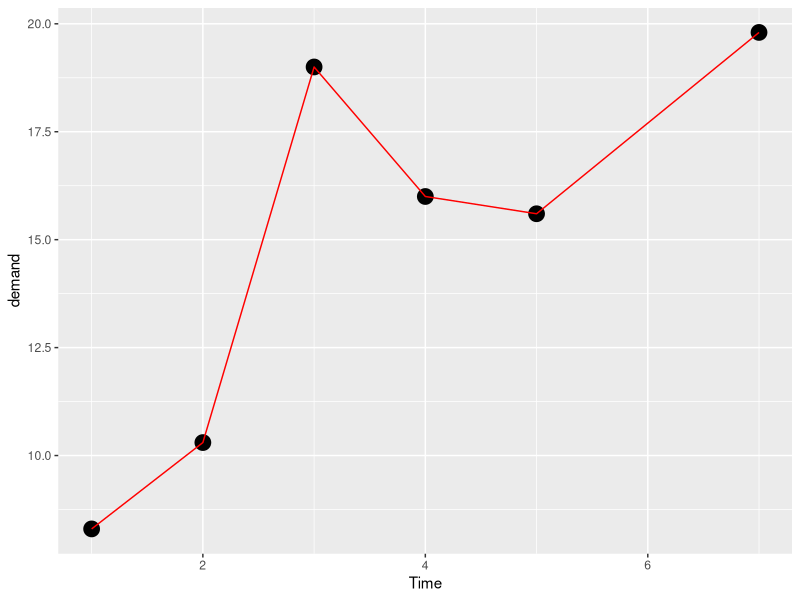
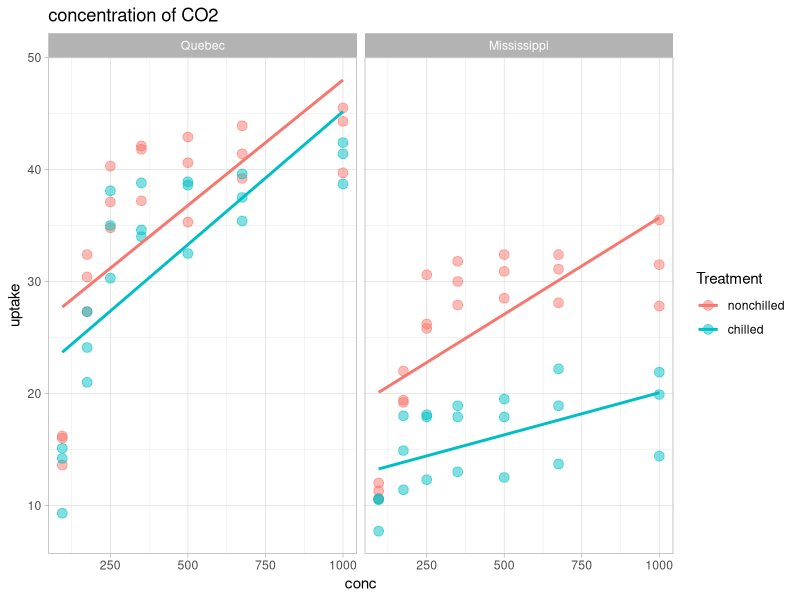
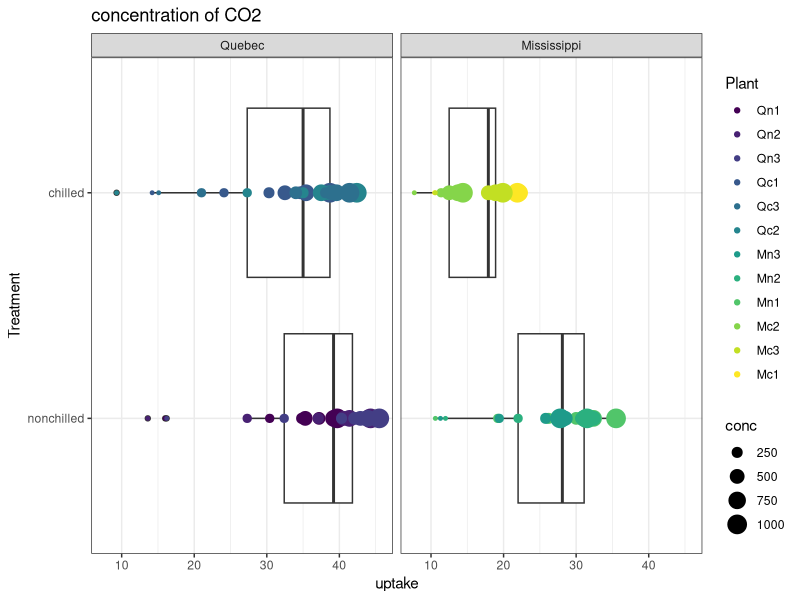
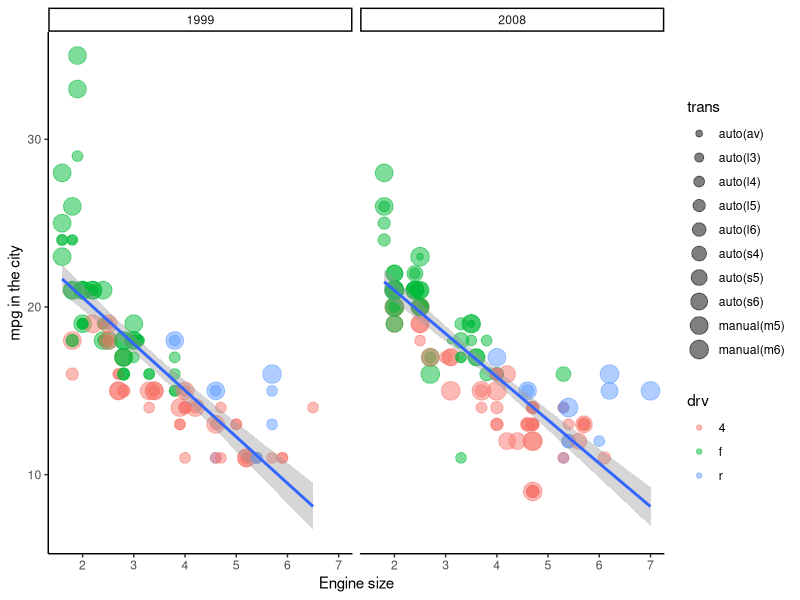
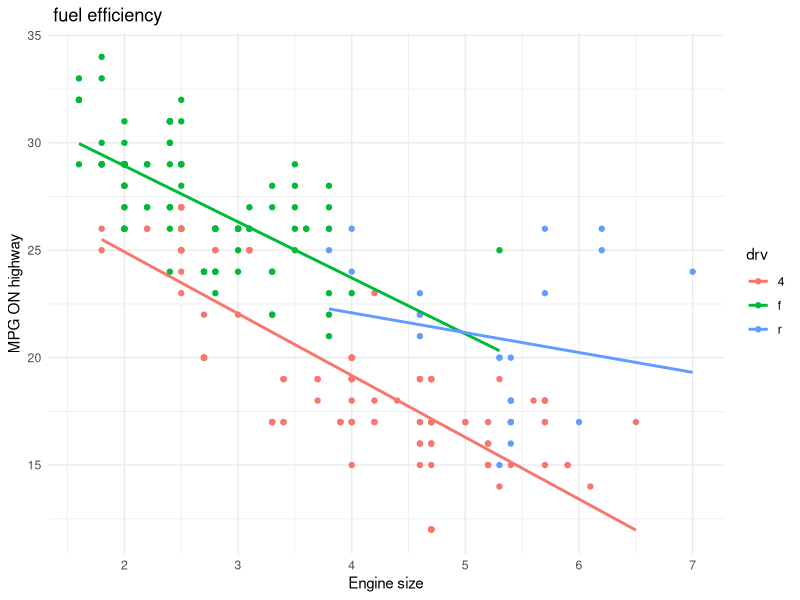

These charts were generated, in order, by the following R code: (Note: this script raises an error after producing the figures.)
install.packages('tidyverse')
library('tidyverse')

data()
BOD


ggplot(data = BOD,
       mapping = aes(x = Time, y= demand)) +
 
  #increase the point size
   geom_point(size = 5)+
  geom_line(color = "red")



#make line for co2 


CO2

co2_plot<- ggplot(data = CO2, mapping = aes(x = conc, y = uptake ))+
  geom_point(size = 4)+
  geom_line( color = "blue")


#pipe operator %>%
 
CO2 %>%
  ggplot(aes(conc,uptake, color= Treatment))+
  geom_point(size = 3, alpha =0.5)+
  geom_smooth(method = lm, se = FALSE)+
  facet_wrap(~Type)+
  labs(title = "concentration of CO2")+
  theme_light()




CO2 %>%
  ggplot(aes(Treatment,uptake))+
  geom_boxplot()+
  geom_point(aes(size = conc , colour = Plant))+
  coord_flip()+
  theme_bw()+
  labs(title = "concentration of CO2")+
  facet_wrap(~Type)


#mpg

mpg
view(mpg)


mpg %>%
  ggplot(aes(displ,cty))+
  geom_point(aes(size = trans ,colour = drv),
             alpha = .5)+
  geom_smooth(method=lm)+
  facet_wrap(~year,nrow = 1)+
  labs(x = "Engine size",
       y = "mpg in the city",
       tittle = "fuel efficiency " )+
  theme_classic()


#scatterplot

data()

?mpg

mpg %>%
  filter(hwy < 35) %>%
  ggplot(aes(x = displ,
             y = hwy,
             colour = drv ))+
  geom_point()+
  geom_smooth(method = lm , se = F)+
  labs( x = "Engine size",
        y = "MPG ON highway",
        title = " fuel efficiency" )+
  theme_minimal()+
  ggsave("MPH_hwy.jpg")


#bar charts

library(tidyverse)

data()  
?msleep
view(msleep)

#single categorical

names(msleep)
msleep %>%
  drop_na(vore) %>%
  ggplot(aes(x = vore))+
  ##80FF33=  colorcode
  geom_bar(fill = "#80FF33")+
  # coord_flip() flip the graph
  theme_classic()+
  labs(x = "Vore",
       y = NULL,
       title = " number of observation")

#histogram

msleep %>%
  ggplot(aes(awake))+
  geom_histogram(binwidth = 4 , fill = "#80FF33" )+
  theme_bw()+
  labs(x = " total sleep",
       y = NULL,
       title = "total sleep time of animal")

#scatterplot
msleep %>%
  filter(bodywt < 2) %>%
  ggplot(aes(bodywt , brainwt))+
  geom_point(aes(color = sleep_total, size = awake))+
  geom_smooth()+
  theme_classic()+
  labs(x = "bodyweight",
       y = "brainweight",
       title = "brain and body weight")

#single categorical
View(Orange)
Orange %>%
  filter( Tree != "2") %>%
  ggplot(aes(age , circumference))+
  geom_point()+
  geom_smooth()+
  facet_wrap(~Tree)+
  theme_bw()+
  labs(title = " circumference of orange tree")

Orange %>%
  filter( Tree != "1" &
            Tree != "2") %>%
  ggplot(aes(x = age , y = circumference, color = Tree))+
  geom_point(size = 4 , alpha = .6)+
  geom_line(size = 1 , alpha =.7 )+
  theme_minimal()+
  labs(title = "Tree age & circumference")

msleep %>%
  drop_na(vore) %>%
  filter(vore == "herbi" | vore == "omni") %>%
  ggplot(aes(sleep_total, fill = vore))+
  geom_density(alpha = .5)
  theme_bw()
  
  
#starwars data set
  
view(starwars)

starwars %>%
  filter (hair_color == "black" |
          hair_color == "brown") %>%
  drop_na(sex) %>%
  ggplot(aes(hair_color , fill = sex))+
  geom_bar(position = "dodge", alpha = .5)+
  theme_minimal()
  theme(panel.grid.major = element_blank(),
        panel.grid.minor = element_blank())+
    labs( title = "Gender & Hair color",
         x = "hair_color",
         y = "number")

  


  
